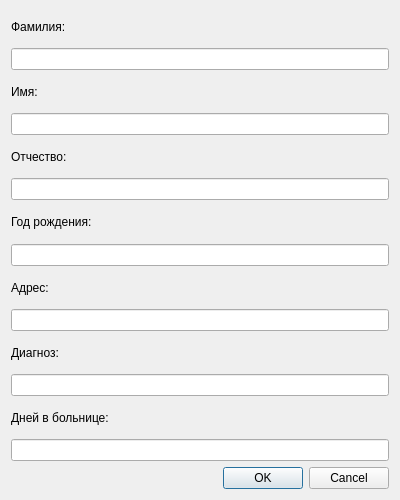
<?xml version="1.0" encoding="UTF-8"?>
<ui version="4.0">
 <class>QDialog</class>
 <widget class="QDialog" name="QDialog">
  <property name="geometry">
   <rect>
    <x>0</x>
    <y>0</y>
    <width>400</width>
    <height>500</height>
   </rect>
  </property>
  <property name="windowTitle">
   <string>Добавить пациента</string>
  </property>
  <layout class="QVBoxLayout" name="verticalLayout">
   <item>
    <widget class="QLabel" name="label">
     <property name="text">
      <string>Фамилия:</string>
     </property>
    </widget>
   </item>
   <item>
    <widget class="QLineEdit" name="lineEdit_last_name"/>
   </item>
   <item>
    <widget class="QLabel" name="label_2">
     <property name="text">
      <string>Имя:</string>
     </property>
    </widget>
   </item>
   <item>
    <widget class="QLineEdit" name="lineEdit_first_name"/>
   </item>
   <item>
    <widget class="QLabel" name="label_3">
     <property name="text">
      <string>Отчество:</string>
     </property>
    </widget>
   </item>
   <item>
    <widget class="QLineEdit" name="lineEdit_middle_name"/>
   </item>
   <item>
    <widget class="QLabel" name="label_4">
     <property name="text">
      <string>Год рождения:</string>
     </property>
    </widget>
   </item>
   <item>
    <widget class="QLineEdit" name="lineEdit_year"/>
   </item>
   <item>
    <widget class="QLabel" name="label_5">
     <property name="text">
      <string>Адрес:</string>
     </property>
    </widget>
   </item>
   <item>
    <widget class="QLineEdit" name="lineEdit_address"/>
   </item>
   <item>
    <widget class="QLabel" name="label_6">
     <property name="text">
      <string>Диагноз:</string>
     </property>
    </widget>
   </item>
   <item>
    <widget class="QLineEdit" name="lineEdit_diagnos"/>
   </item>
   <item>
    <widget class="QLabel" name="label_7">
     <property name="text">
      <string>Дней в больнице:</string>
     </property>
    </widget>
   </item>
   <item>
    <widget class="QLineEdit" name="lineEdit_days"/>
   </item>
   <item>
    <widget class="QDialogButtonBox" name="buttonBox">
     <property name="orientation">
      <enum>Qt::Horizontal</enum>
     </property>
     <property name="standardButtons">
      <set>QDialogButtonBox::Cancel|QDialogButtonBox::Ok</set>
     </property>
    </widget>
   </item>
  </layout>
 </widget>
 <resources/>
 <connections/>
</ui>
